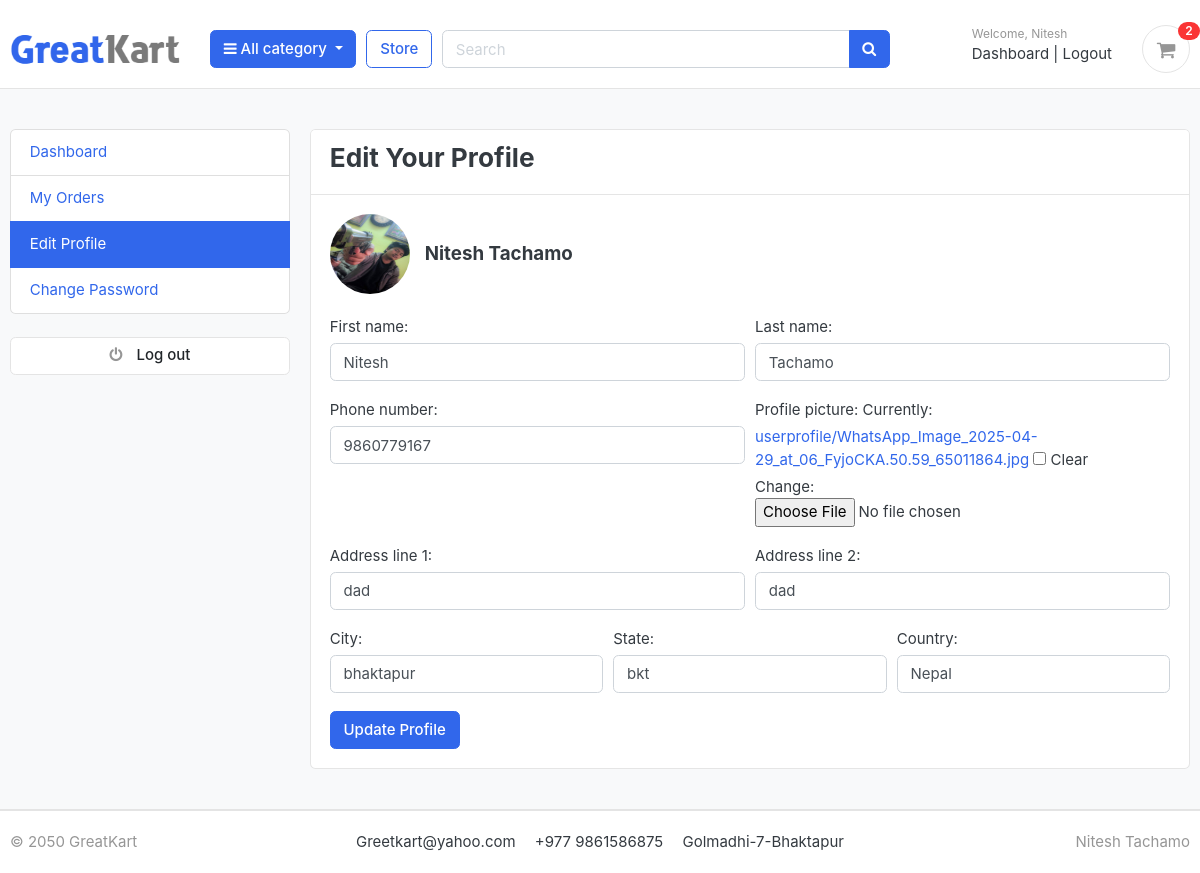
The page /accounts/edit_profile/ (signed in) on the database as committed earlier.
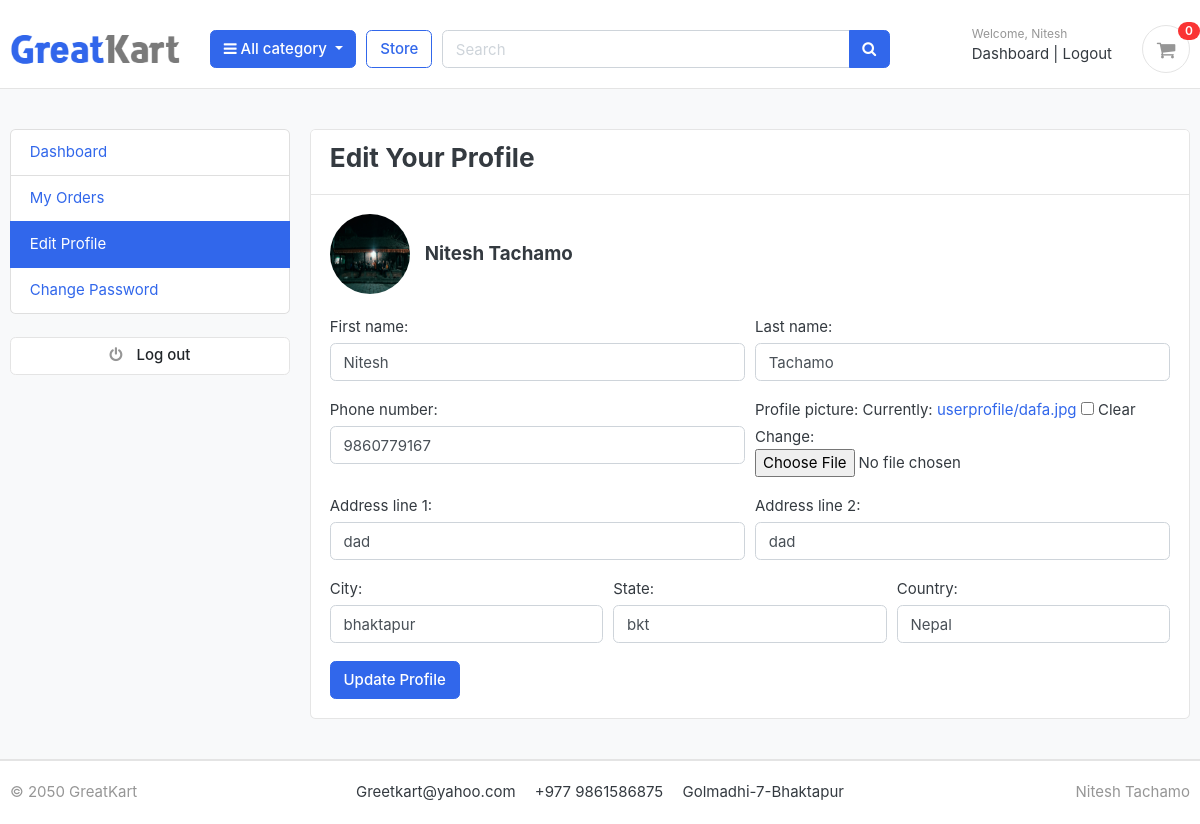
The same page on the database as committed later.
### accounts/models.py (models this page shows, shortened)
class UserProfile(models.Model):
    user=models.OneToOneField(Account,on_delete=models.CASCADE)
    address_line_1=models.CharField(max_length=200,blank=True)
    address_line_2=models.CharField(max_length=200,blank=True)
    profile_picture = models.ImageField(blank=True, upload_to="userprofile/")
    city=models.CharField(blank=True,max_length=20)
    state=models.CharField(blank=True,max_length=20)
    country=models.CharField(blank=True,max_length=20)

### accounts/views.py (the view)
# urls.py: path('edit_profile/',views.edit_profile,name="edit_profile"),
@login_required
def edit_profile(request):
    user = request.user
    profile, _ = UserProfile.objects.get_or_create(user=user)
    if request.method == 'POST':
        user_form = UserForm(request.POST, instance=user)
        profile_form = UserProfileForm(request.POST, request.FILES, instance=profile)
        if user_form.is_valid() and profile_form.is_valid():
            user_form.save()
            profile_form.save()
            messages.success(request, 'Your profile has been updated!')
            return redirect('edit_profile')
        else:
            messages.error(request, 'Please correct the error below.')
    else:
        user_form = UserForm(instance=user)
        profile_form = UserProfileForm(instance=profile)
    context = {'user_form': user_form, 'profile_form': profile_form}
    return render(request, 'accounts/edit_profile.html', context)

### accounts/forms.py
class UserForm(forms.ModelForm):
    class Meta:
        model = Account
        fields = ['first_name', 'last_name', 'phone_number']
    def __init__(self, *args, **kwargs):
        super(UserForm, self).__init__(*args, **kwargs)
        for field_name, field in self.fields.items():
            field.widget.attrs['class'] = 'form-control'

class UserProfileForm(forms.ModelForm):
    class Meta:
        model = UserProfile
        fields = ['address_line_1', 'address_line_2', 'profile_picture', 'city', 'state', 'country']
    def __init__(self, *args, **kwargs):
        super(UserProfileForm, self).__init__(*args, **kwargs)
        for field_name, field in self.fields.items():
            if field_name == 'profile_picture':
                field.widget.attrs['class'] = 'form-control-file'
            else:
                field.widget.attrs['class'] = 'form-control'

### carts/views.py (called while the page is built)
def _cart_id(request):
    cart = request.session.session_key
    if not cart:
        cart = request.session.create()
    return cart

### category/context_processors.py (called while the page is built)
def menu_links(request):
    links = Category.objects.all()
    return dict(links=links)

### category/models.py (called while the page is built)
    def get_url(self):
        return reverse('products_by_category', args=[self.slug])

### templates/accounts/edit_profile.html (shortened to what this page needs)
{% extends "base.html" %}
{% block content %}
<section class="section-conten padding-y bg">
  <div class="container">
    <div class="row">
      {% include "includes/dashboard_sidebar.html" %}
      <main class="col-md-9">
        <article class="card">
          <header class="card-header">
            <h3 class="d-inline-block mr-3">Edit Your Profile</h3>
          </header>
          <div class="card-body">
            <div class="d-flex align-items-center mb-4">
              {% if profile_form.instance.profile_picture %}
                <img src="{{ profile_form.instance.profile_picture.url }}" alt="Profile Picture" class="rounded-circle mr-3" width="80" height="80">
              {% else %}
                <img src="https://via.placeholder.com/60" alt="No Profile Picture" class="rounded-circle mr-3">
              {% endif %}
              <div>
                <h5 class="mb-0">{{ user_form.instance.first_name }} {{ user_form.instance.last_name }}</h5>
              </div>
            </div>
            <form method="POST" enctype="multipart/form-data">
              <div class="form-row">
                <div class="form-group col-md-6">
                  {{ user_form.first_name.label_tag }}
                  {{ user_form.first_name }}
                </div>
                <div class="form-group col-md-6">
                  {{ user_form.last_name.label_tag }}
                  {{ user_form.last_name }}
                </div>
              </div>
              <div class="form-row">
                <div class="form-group col-md-6">
                  {{ user_form.phone_number.label_tag }}
                  {{ user_form.phone_number }}
                </div>
                <div class="form-group col-md-6">
                  {{ profile_form.profile_picture.label_tag }}
                  {{ profile_form.profile_picture }}
                </div>
              </div>
              <div class="form-row">
                <div class="form-group col-md-6">
                  {{ profile_form.address_line_1.label_tag }}
                  {{ profile_form.address_line_1 }}
                </div>
                <div class="form-group col-md-6">
                  {{ profile_form.address_line_2.label_tag }}
                  {{ profile_form.address_line_2 }}
                </div>
              </div>
              <div class="form-row">
                <div class="form-group col-md-4">
                  {{ profile_form.city.label_tag }}
                  {{ profile_form.city }}
                </div>
                <div class="form-group col-md-4">
                  {{ profile_form.state.label_tag }}
                  {{ profile_form.state }}
                </div>
                <div class="form-group col-md-4">
                  {{ profile_form.country.label_tag }}
                  {{ profile_form.country }}
                </div>
              </div>
              <button type="submit" class="btn btn-primary">Update Profile</button>
            </form>
          </div>
        </article>
      </main>
    </div>
  </div>
</section>
{% endblock %}

### templates/includes/navbar.html (shortened to what this page needs)
{% load static %}
<header class="section-header">
    <section class="header-main border-bottom" style="margin-top: 10px;">
        <div class="container">
    <div class="row align-items-center">
        <div class="col-lg-2 col-md-3 col-6">
            <a href="/" class="brand-wrap">
                <img class="logo" src="{% static 'images/logo.png' %}">
            </a>
        </div>
        <div class="col-lg col-sm col-md col-6 flex-grow-0">
            <div class="category-wrap dropdown d-inline-block float-right">
                <button type="button" class="btn btn-primary dropdown-toggle" data-toggle="dropdown">
                    <i class="fa fa-bars"></i> All category
                </button>
            </div>
        </div>
        <a href="{% url 'store' %}" class="btn btn-outline-primary">Store</a>
        <div class="col-lg col-md-6 col-sm-12 col">
            <form action=" {% url "search" %}" class="search" method="GET">
                <div class="input-group w-100">
                    <input type="text" class="form-control" style="width:60%;" placeholder="Search" name="keyword">
                    <div class="input-group-append">
                      <button class="btn btn-primary" type="submit">
                        <i class="fa fa-search"></i>
                      </button>
                    </div>
                </div>
            </form>
        </div>
        <div class="col-lg-3 col-sm-6 col-8 order-2 order-lg-3">
            <div class="d-flex justify-content-end mb-3 mb-lg-0">
                {% if user.is_authenticated %}
                <div class="widget-header">
                    <small class="title text-muted">Welcome, {{ user.first_name }}</small>
                    <div>
                        <a href="{% url "dashboard" %}">Dashboard</a> <span class="dark-transp"> | </span>
                        <a href="{% url 'logout' %}">Logout</a>
                    </div>
                </div>
            {% endif %}
                <a href=" {% url "cart" %}" class="widget-header pl-3 ml-3">
                    <div class="icon icon-sm rounded-circle border"><i class="fa fa-shopping-cart"></i></div>
                    <span class="badge badge-pill badge-danger notify">{{ cart_count}}</span>
                </a>
            </div>
        </div>
    </div>
        </div>
    </section>
    </header>

Rows that differ between the two databases and show on the page:
changed UserProfile "dad": instance.profile_picture: a different picture
Other text that changed with them:
{{ cart_count }}: "2" → "0"
text no longer shown: "Currently: userprofile/WhatsApp_Image_2025-04-29_at_06_FyjoCKA.50.59_65011864.jpg Clear Change:"
text now shown: "Currently: userprofile/dafa.jpg Clear Change:"
